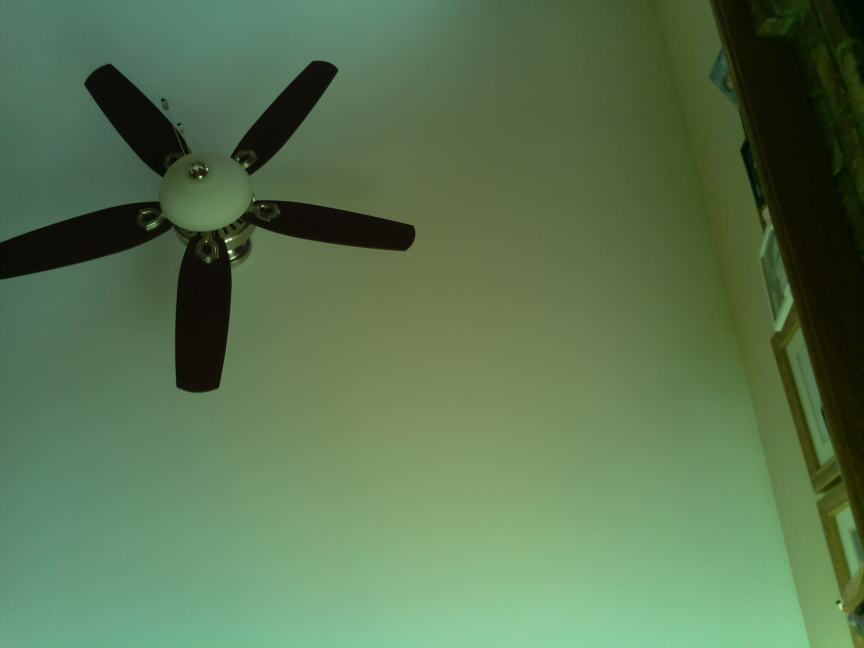
#> input picture example_shapes.png, 2592 x 1944 px, given in place of the camera (shown at 1/3 size)
$ python takeSnap.py   (older library calls are emulated)
#> lines starting #> are read from the running program, lines starting #| are printed output that depends on the picture; after the words box and inside, x2 and y2 are one past the last pixel; in counts of white or black regions, pixels touching at a corner belong together

# Made By Jacob Consalvi, and uploaded at 1/20/18 for the TJHSST First Robotics Team
#Power Cube recognition and tracking
'''When the button a is pressed, the program goutputs the distance to the power cube in feet, the angle from the normal to the robot in radians,
 and the  distance from center  in inches as an array.'''

#from networktables import NetworkTables as NT
#robotIP = 10.34.55.2
import sys
#import serial
PY3 = sys.version_info[0] == 3
import numpy as np
import cv2 as cv
import math
'''ser = serial.Serial()
ser.port = 'USB\VID_3923&PID_762F\\03060EF6'

ser.baudrate = 9600
ser.timeout = 0
ser.open()''' #This is the code sor the rs-232 serial conection


if PY3:
    xrange = range


def angle_cos(p0, p1, p2):
    d1, d2 = (p0-p1).astype('float'), (p2-p1).astype('float')
    return abs( np.dot(d1, d2) / np.sqrt( np.dot(d1, d1)*np.dot(d2, d2) ) )

def find_squares(img):
    img = cv.GaussianBlur(img, (9,9), 0)
    #img = cv.medianBlur(img,7)
    squares = []
    for gray in cv.split(img):
        for thrs in xrange(0, 255, 26):
            if thrs == 0:
                bin = cv.Canny(gray, 0, 50, apertureSize=5)
                bin = cv.dilate(bin, None)
            else:
                _retval, bin = cv.threshold(gray, thrs, 255, cv.THRESH_BINARY)
            bin, contours, _hierarchy = cv.findContours(bin, cv.RETR_LIST, cv.CHAIN_APPROX_SIMPLE)
            for cnt in contours:
                cnt_len = cv.arcLength(cnt, True)
                cnt = cv.approxPolyDP(cnt, 0.02*cnt_len, True)
                if len(cnt) == 4 and cv.contourArea(cnt) > 1000 and cv.isContourConvex(cnt):
                    cnt = cnt.reshape(-1, 2)
                    max_cos = np.max([angle_cos( cnt[i], cnt[(i+1) % 4], cnt[(i+2) % 4] ) for i in xrange(4)])
                    if max_cos < 0.1:
                        squares.append(cnt)
    return squares


cap = cv.VideoCapture(1)
#cap = cv.VideoCapture('testvideo2.mp4')
'''try:
    while(1):
        _,frame = cap.read()

        imgOR = frame
        imgOR = cv.resize(imgOR, (640,480))

        hsv = cv.cvtColor(imgOR, cv.COLOR_BGR2HSV)
        centerx = 0

        lower_Yellow = np.array([5,110,120])
        upper_Yellow = np.array([90,255,255])

        mask = cv.inRange(imgOR, lower_Yellow, upper_Yellow)
        res = cv.bitwise_and(imgOR,imgOR, mask= mask)

        squares = find_squares(res)
        theta = 0
        DistanceFEET = 0
        distanceFromCenterINCH = 0
        if squares != []:
            centerx = round((squares[0][0][0] + squares[0][3][0] + squares[0][1][0]+squares[0][2][0])/4)
            centery = round((squares[0][0][1] + squares[0][3][1] + squares[0][1][1]+squares[0][2][1])/4)

            BottomSideLength = abs(round(squares[0][0][0]) - round(squares[0][2][0]))
            DistanceINCH = 8028/BottomSideLength
            DistanceFEET = DistanceINCH/12

            center = [int(centerx),int(centery)]

            distanceFromCenterPixels = (centerx-320)
            pixelDistanceINCH = 13/BottomSideLength
            pixelDistanceFEET = pixelDistanceINCH/12
            distanceFromCenterINCH = pixelDistanceINCH*distanceFromCenterPixels
            distanceFromCenterINCHoffset = distanceFromCenterINCH - 2.5
            distanceFromCenterFEET = distanceFromCenterINCH/12
            theta = math.asin(distanceFromCenterINCH/DistanceINCH)

            font = cv.FONT_HERSHEY_SIMPLEX
            cv.putText(imgOR,'CENTER',(center[0],center[1]),font,2,(0,255,0),1,cv.LINE_AA)
            cv.circle(imgOR,(center[0],center[1]),3,(0,255,0),-1)
            cv.circle(imgOR,(320,240),5,(255,255,255),-1)


            #print('Distance Away in feet: ', DistanceFEET, 'horizontal distance from center in inchs: ', distanceFromCenterINCH, 'Angle: ', theta)
            #print(pixelDistanceINCH)
            if cv.waitKey(33) == ord('a'):
                print(DistanceFEET,theta,distanceFromCenterINCH)
                print(ser.name)
                ser.write('Test')
        bytesRead = len(ser.read(10))
        if bytesRead >0 :
            IN = ser.read(bytesRead)
            print(IN)

        cv.drawContours( imgOR, squares, -1, (0, 255, 0), 3 )
        #if squares != []:
            #cv.circle(imgOR,(squares[0][0][0],squares[0][0][1]),5,(225,0,0),-1)
            #cv.circle(imgOR,(squares[0][3][0],squares[0][3][1]),5,(225,0,0),-1)

        cv.imshow('squares', imgOR)
        cv.imshow('Mask', res)


        k = cv.waitKey(5)
        if k == 27:
            break


    #cv.destroyAllWindows()
    #cap.release()

except:
    print('')
    pass'''
#NT.initialize(server = '10.34.55.2')
alexframe = 0;
while(1):
    alexframe = alexframe + 1;
    print(alexframe)
    _, frame = cap.read()
#> frame is the input picture: shape (1944, 2592, 3); mean B, G, R 81.3, 116.9, 89.7

    imgOR = frame
    imgOR = cv.resize(imgOR, (640,480))
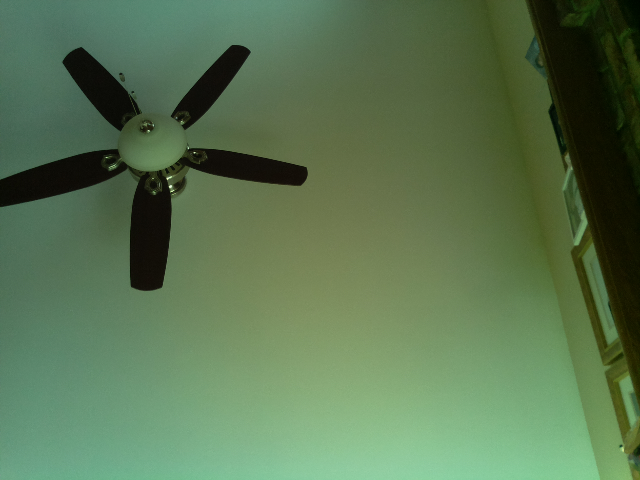
#> imgOR: shape (480, 640, 3); mean B, G, R 81.2, 116.8, 89.6

    #hsv = cv.cvtColor(imgOR, cv.COLOR_BGR2HSV)
    centerx = 0

    lower_Yellow = np.array([0, 0, 0])
    upper_Yellow = np.array([255, 10, 10])

    mask = cv.inRange(imgOR, lower_Yellow, upper_Yellow)
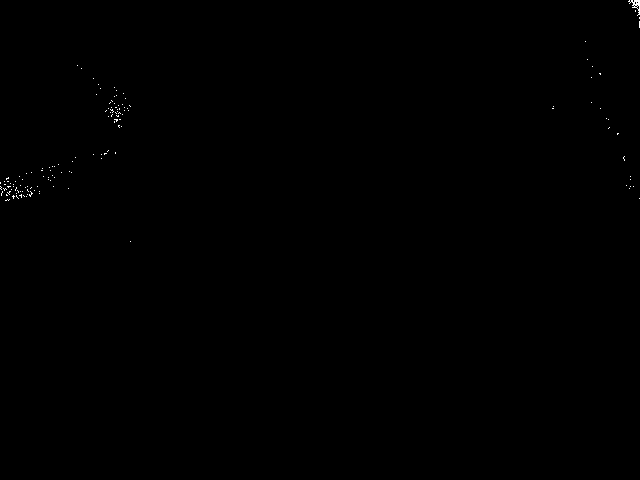
#> mask: shape (480, 640); 0.1% white in thin lines or dots, all inside (x1, y1, x2, y2) = (0, 0, 640, 242)
    res = cv.bitwise_and(imgOR,imgOR, mask= mask)

    squares = find_squares(res)
#> the loop in find_squares, `for gray in cv.split(img):` made 3 passes
#> after the loop in find_squares, `for gray in cv.split(img):`: cnt = contour of 10 points, box (x1, y1, x2, y2) (112, 86, 119, 92), area 26; squares = []
#> squares = []
    theta = 0
    DistanceFEET = 0
    distanceFromCenterINCH = 0
    if squares != []:
        centerx = round((squares[0][0][0] + squares[0][3][0] + squares[0][1][0]+squares[0][2][0])/4)
        centery = round((squares[0][0][1] + squares[0][3][1] + squares[0][1][1]+squares[0][2][1])/4)

        BottomSideLength = abs(round(squares[0][0][0]) - round(squares[0][2][0]))
        DistanceINCH = 8028/BottomSideLength
        DistanceFEET = DistanceINCH/12

        center = [int(centerx),int(centery)]

        distanceFromCenterPixels = (centerx-320)
        pixelDistanceINCH = 13/BottomSideLength
        pixelDistanceFEET = pixelDistanceINCH/12
        distanceFromCenterINCH = pixelDistanceINCH*distanceFromCenterPixels
        distanceFromCenterINCHoffset = distanceFromCenterINCH - 2.5
        distanceFromCenterFEET = distanceFromCenterINCH/12
        theta = math.asin(distanceFromCenterINCH/DistanceINCH)

        font = cv.FONT_HERSHEY_SIMPLEX
        cv.putText(imgOR,'CENTER',(center[0],center[1]),font,2,(0,255,0),1,cv.LINE_AA)
        cv.circle(imgOR,(center[0],center[1]),3,(0,255,0),-1)
        cv.circle(imgOR,(320,240),5,(255,255,255),-1)


        #print('Distance Away in feet: ', DistanceFEET, 'horizontal distance from center in inchs: ', distanceFromCenterINCH, 'Angle: ', theta)
        #print(pixelDistanceINCH)
        if cv.waitKey(33) == ord('a'):
            table = NT.getTable("PIcamera")
            print(DistanceFEET,theta,distanceFromCenterINCH)
            table.putNumber('d1', DistanceFEET)
            table.putNumber('theta', theta)
            table.putNumber('d2', distanceFromCenterINCH)
           # [8 lines of commented-out code are left out]

    cv.drawContours( imgOR, squares, -1, (0, 255, 0), 3 )
    #if squares != []:
        #cv.circle(imgOR,(squares[0][0][0],squares[0][0][1]),5,(225,0,0),-1)
        #cv.circle(imgOR,(squares[0][3][0],squares[0][3][1]),5,(225,0,0),-1)

    cv.imshow('squares', imgOR)
    cv.imshow('Mask', res)


    k = cv.waitKey(5)
#> (key Esc is pressed here)
    if k == 27:
        break


cv.destroyAllWindows()
cap.release()

$ run again, on test.png
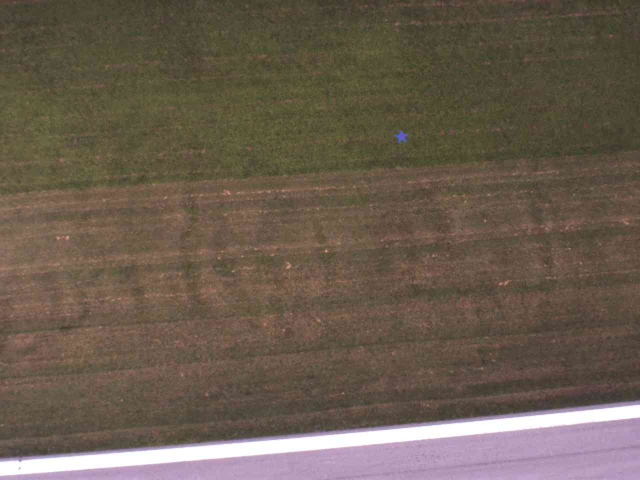
#> input picture test.png, 1280 x 960 px, given in place of the camera (shown at 1/2 size)
#> frame is the input picture: shape (960, 1280, 3); mean B, G, R 78.7, 92.5, 106
#> `imgOR = cv.resize(imgOR, (640,480))`:
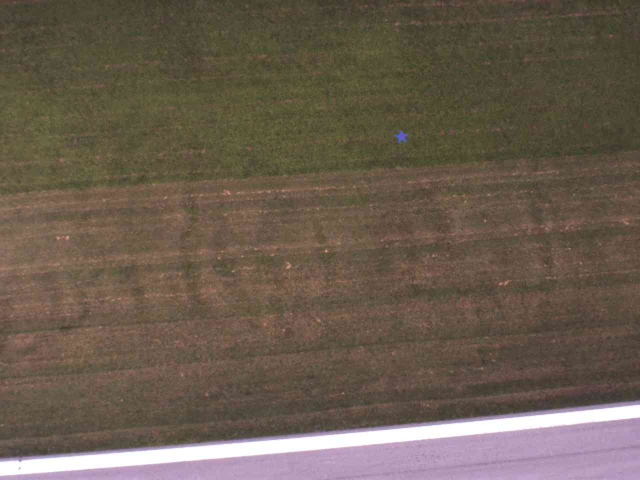
#> imgOR: shape (480, 640, 3); mean B, G, R 78.9, 92.7, 106.2
#> mask: shape (480, 640); every value is 0
#> res: shape (480, 640, 3); every value is 0
#> the loop in find_squares, `for gray in cv.split(img):` made 3 passes
#> after the loop in find_squares, `for gray in cv.split(img):`: squares = []
